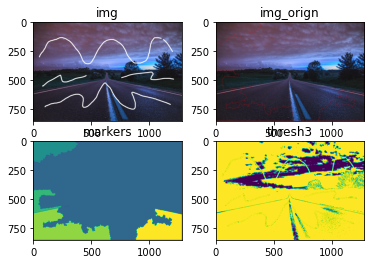

Source code (Python):
# -*- coding: utf-8 -*-
"""
Created on Mon Apr 26 21:07:09 2021

@author: USER
"""

import numpy as np
import cv2
from matplotlib import pyplot as plt
 
img = cv2.imread('road.jpg')
img_orign = cv2.imread('road_orign.jpg')

gray = cv2.cvtColor(img,cv2.COLOR_BGR2GRAY) #轉換灰階

Hist = cv2.calcHist([img], [0], None, [256], [0,256]) #cv2.calcHist(影像, 通道, 遮罩, 區間數量, 數值範圍)
#灰階影像==> 通道指定: [0]
#彩色影像==> [0], [1], [2] 指定藍色, 綠色, 紅色的通道
plt.plot(Hist)
plt.show()

#-------------二值化-------------
#ret, thresh = cv2.threshold(gray,0,255,cv2.THRESH_BINARY_INV + cv2.THRESH_OTSU)
ret, thresh = cv2.threshold(gray,150,255,0) #cv2.THRESH_TRIANGLE 
ret2, thresh2 = cv2.threshold(gray,105,255,1) #門檻值 二值化
thresh3 = cv2.bitwise_or(thresh,thresh2)

cv2.imshow("thresh",thresh)

cv2.imshow("thresh2",thresh2)

cv2.imshow("thresh3",thresh3)
cv2.waitKey(0)
#---------------------------------

# noise removal 去雜訊
kernel = np.ones((3,3),np.uint8)
opening = cv2.morphologyEx(thresh2,cv2.MORPH_OPEN,kernel, iterations = 2)

# sure background area 噪音消除
sure_bg = cv2.dilate(opening,kernel,iterations=3)

# Finding sure foreground area 尋找確定的前景區域
dist_transform = cv2.distanceTransform(opening,cv2.DIST_L2,5)
ret, sure_fg = cv2.threshold(dist_transform,0.55*dist_transform.max(),255,0)

# Finding unknown region 尋找未知地區
sure_fg = np.uint8(sure_fg)
unknown = cv2.subtract(sure_bg,sure_fg)
 
# Marker labelling 標記標籤
ret, markers = cv2.connectedComponents(sure_fg)

# Add one to all labels so that sure background is not 0, but 1
markers = markers + 1
 
# Now, mark the region of unknown with zero
markers[unknown == 255] = 0
markers = cv2.watershed(img_orign, markers)
img_orign[markers == -1] = [255,0,0]

plt.subplot(2, 2, 1)
plt.title('img')
plt.imshow(img)

plt.subplot(2, 2, 2)
plt.title('img_orign')
plt.imshow(img_orign)

plt.subplot(2, 2, 3)
plt.title('markers')
plt.imshow(markers)

plt.subplot(2, 2, 4)
plt.title('thresh3')
plt.imshow(thresh3)
#plt.savefig('./markers.jpg')

#cv2.imshow("img_orign",img_orign)
#cv2.waitKey(0)
plt.show()